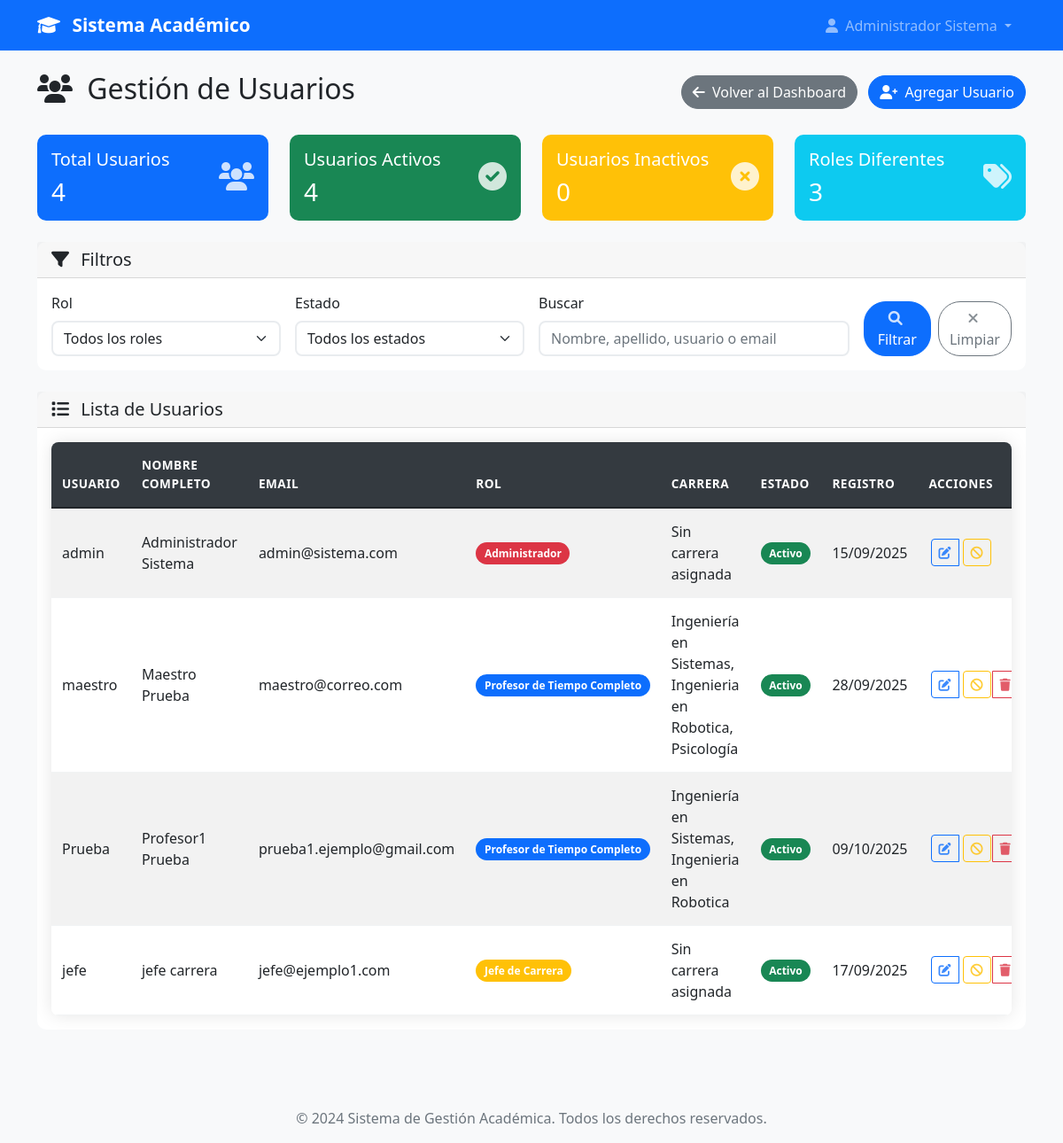
Before: /admin/usuarios (signed in) with the older database file.
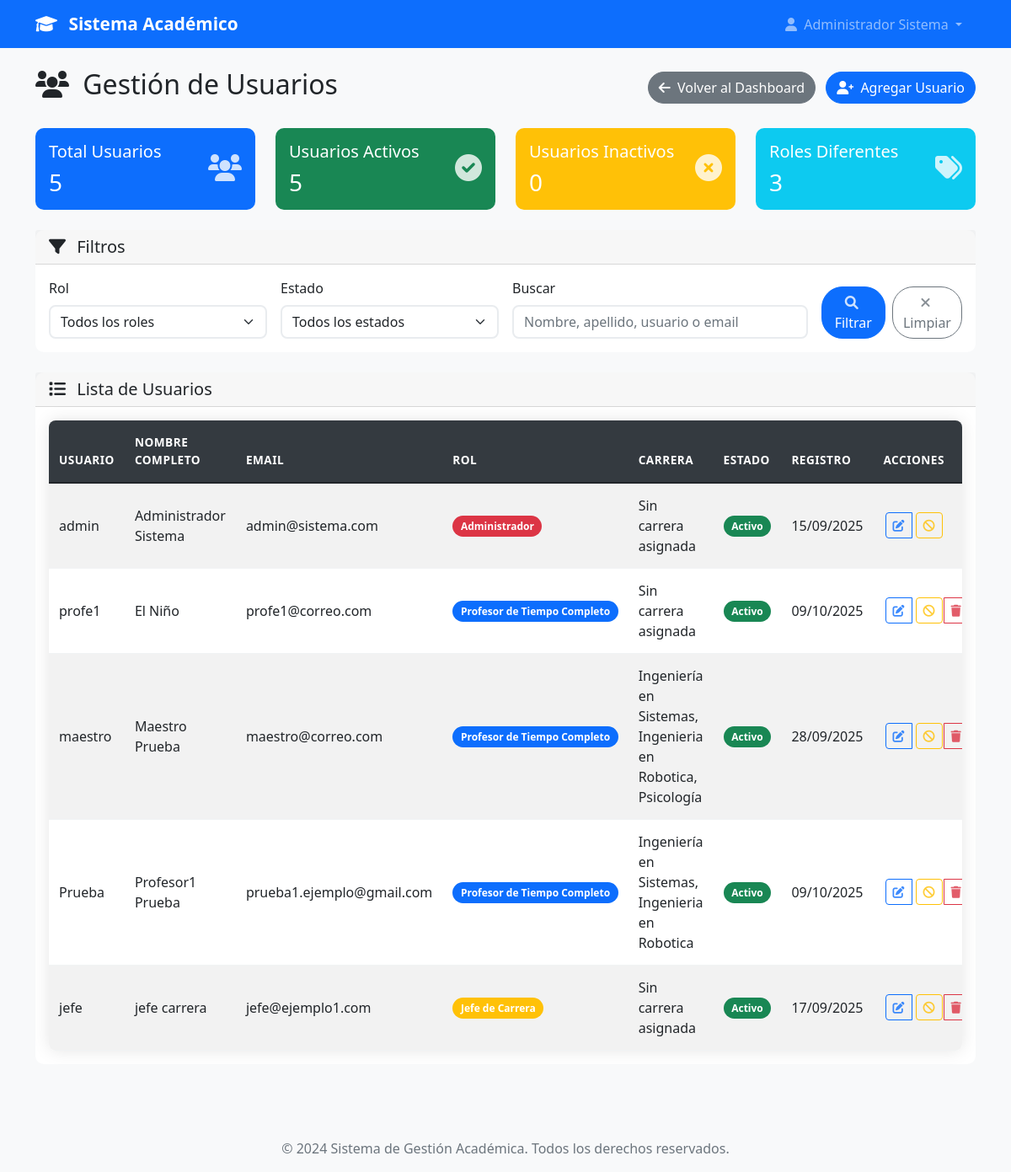
After: the same page with the newer database file.
### models.py (models this page shows, shortened)
class User(UserMixin, db.Model):
    id = db.Column(db.Integer, primary_key=True)
    username = db.Column(db.String(80), unique=True, nullable=False)
    email = db.Column(db.String(120), unique=True, nullable=False)
    password_hash = db.Column(db.String(120), nullable=False)
    nombre = db.Column(db.String(100), nullable=False)
    apellido = db.Column(db.String(100), nullable=False)
    telefono = db.Column(db.String(20))
    imagen_perfil = db.Column(db.String(200))  # Ruta de la imagen de perfil
    rol = db.Column(db.String(20), nullable=False)
    tipo_profesor = db.Column(db.String(20))
    carreras = db.relationship('Carrera', secondary=user_carreras, backref=db.backref('usuarios', lazy=True))
    carrera_id = db.Column(db.Integer, db.ForeignKey('carrera.id'))
    carrera = db.relationship('Carrera', foreign_keys=[carrera_id], backref=db.backref('jefe_carrera', uselist=False))
    fecha_registro = db.Column(db.DateTime, default=datetime.utcnow)
    activo = db.Column(db.Boolean, default=True)
    def get_nombre_completo(self):
        return f"{self.nombre} {self.apellido}"
    def is_admin(self):
        return self.rol == 'admin'
    def get_rol_display(self):
        roles = {
            'admin': 'Administrador',
            'jefe_carrera': 'Jefe de Carrera',
            'profesor_completo': 'Profesor de Tiempo Completo',
            'profesor_asignatura': 'Profesor por Asignatura'
        }
        return roles.get(self.rol, self.rol)
    def get_carrera_nombre(self):
        if not self.carreras:
            return 'Sin carrera asignada'
        if len(self.carreras) == 1:
            return self.carreras[0].nombre
        else:
            return ', '.join([c.nombre for c in self.carreras])

class Carrera(db.Model):
    id = db.Column(db.Integer, primary_key=True)
    nombre = db.Column(db.String(150), nullable=False, unique=True)
    codigo = db.Column(db.String(10), nullable=False, unique=True)  # Ej: "ING-SIS", "MED", etc.
    descripcion = db.Column(db.Text)
    facultad = db.Column(db.String(100))
    activa = db.Column(db.Boolean, default=True)
    fecha_creacion = db.Column(db.DateTime, default=datetime.utcnow)
    creada_por = db.Column(db.Integer, db.ForeignKey('user.id'), nullable=False)
    creador = db.relationship('User', foreign_keys=[creada_por], backref=db.backref('carreras_creadas', lazy=True))

### app.py (the view, shortened to what this page needs)
@app.route('/admin/usuarios')
@login_required
def gestionar_usuarios():
    if not current_user.is_admin():
        flash('No tienes permisos para acceder a esta página.', 'error')
        return redirect(url_for('dashboard'))
    rol_filter = request.args.get('rol', '')
    activo_filter = request.args.get('activo', '')
    busqueda = request.args.get('busqueda', '')
    query = User.query
    if rol_filter:
        if rol_filter == 'profesor':
            query = query.filter(User.rol.in_(['profesor_completo', 'profesor_asignatura']))
        else:
            query = query.filter_by(rol=rol_filter)
    if activo_filter:
        if activo_filter == 'activos':
            query = query.filter_by(activo=True)
        elif activo_filter == 'inactivos':
            query = query.filter_by(activo=False)
    usuarios = query.order_by(User.nombre, User.apellido).all()
    total_usuarios = len(usuarios)
    usuarios_activos = sum(1 for u in usuarios if u.activo)
    usuarios_inactivos = total_usuarios - usuarios_activos
    roles_count = {}
    for usuario in usuarios:
        rol_display = usuario.get_rol_display()
        roles_count[rol_display] = roles_count.get(rol_display, 0) + 1
    return render_template('admin/usuarios.html',
                         usuarios=usuarios,
                         total_usuarios=total_usuarios,
                         usuarios_activos=usuarios_activos,
                         usuarios_inactivos=usuarios_inactivos,
                         roles_count=roles_count,
                         filtros_activos={
                             'rol': rol_filter,
                             'activo': activo_filter,
                             'busqueda': busqueda
                         })

### app.py (called while the page is built)
@login_manager.user_loader
def load_user(user_id):
    return User.query.get(int(user_id))

@app.context_processor
def inject_user_counts():
    if current_user.is_authenticated and current_user.is_admin():
        return dict(
            total_users=User.query.count(),
            total_admins=User.query.filter_by(rol='admin').count(),
            total_jefes=User.query.filter_by(rol='jefe_carrera').count(),
            total_profesores=User.query.filter(User.rol.in_(['profesor_completo', 'profesor_asignatura'])).count()
        )
    return dict()

### templates/admin/usuarios.html (shortened to what the changed rows need)
{% extends "base.html" %}
{% block content %}
<div class="row">
    <div class="col-12">
        <div class="d-flex justify-content-between align-items-center mb-4">
            <h2>
                <i class="fas fa-users me-2"></i>
                Gestión de Usuarios
            </h2>
        </div>
    </div>
</div>
<div class="row mb-4">
    <div class="col-md-3">
        <div class="card bg-primary text-white">
            <div class="card-body">
                <div class="d-flex align-items-center">
                    <div class="flex-grow-1">
                        <h5 class="card-title">Total Usuarios</h5>
                        <h3 class="mb-0">{{ total_usuarios }}</h3>
                    </div>
                </div>
            </div>
        </div>
    </div>
    <div class="col-md-3">
        <div class="card bg-success text-white">
            <div class="card-body">
                <div class="d-flex align-items-center">
                    <div class="flex-grow-1">
                        <h5 class="card-title">Usuarios Activos</h5>
                        <h3 class="mb-0">{{ usuarios_activos }}</h3>
                    </div>
                </div>
            </div>
        </div>
    </div>
</div>
<div class="row">
    <div class="col-12">
        <div class="card">
            <div class="card-body">
                {% if usuarios %}
                    <div class="table-responsive">
                        <table class="table table-striped table-hover">
                            <thead class="table-dark">
                                <tr>
                                    <th>Usuario</th>
                                    <th>Nombre Completo</th>
                                    <th>Email</th>
                                    <th>Rol</th>
                                    <th>Carrera</th>
                                    <th>Estado</th>
                                    <th>Registro</th>
                                    <th>Acciones</th>
                                </tr>
                            </thead>
                            <tbody>
                                {% for usuario in usuarios %}
                                <tr>
                                    <td>{{ usuario.username }}</td>
                                    <td>{{ usuario.get_nombre_completo() }}</td>
                                    <td>{{ usuario.email }}</td>
                                    <td>
                                        <span class="badge bg-{% if usuario.rol == 'admin' %}danger{% elif usuario.rol == 'jefe_carrera' %}warning{% else %}primary{% endif %}">
                                            {{ usuario.get_rol_display() }}
                                        </span>
                                    </td>
                                    <td>{{ usuario.get_carrera_nombre() }}</td>
                                    <td>
                                        {% if usuario.activo %}
                                            <span class="badge bg-success">Activo</span>
                                        {% else %}
                                            <span class="badge bg-danger">Inactivo</span>
                                        {% endif %}
                                    </td>
                                    <td>{{ usuario.fecha_registro.strftime('%d/%m/%Y') }}</td>
                                    <td>
                                        <div class="btn-group" role="group">
                                            <a href="{{ url_for('editar_usuario', id=usuario.id) }}" class="btn btn-sm btn-outline-primary" title="Editar">
                                                <i class="fas fa-edit"></i>
                                            </a>
                                            {% if usuario.activo %}
                                                <form method="POST" action="{{ url_for('desactivar_usuario', id=usuario.id) }}" style="display: inline;">
                                                    <button type="submit" class="btn btn-sm btn-outline-warning" title="Desactivar"
                                                            onclick="return confirm('¿Estás seguro de desactivar este usuario?')">
                                                        <i class="fas fa-ban"></i>
                                                    </button>
                                                </form>
                                            {% endif %}
                                            {% if usuario.id != current_user.id %}
                                                <a href="{{ url_for('eliminar_usuario', id=usuario.id) }}" class="btn btn-sm btn-outline-danger" title="Eliminar">
                                                    <i class="fas fa-trash"></i>
                                                </a>
                                            {% endif %}
                                        </div>
                                    </td>
                                </tr>
                                {% endfor %}
                            </tbody>
                        </table>
                    </div>
                {% endif %}
            </div>
        </div>
    </div>
</div>
{% endblock %}

### templates/base.html (shortened to what this page needs)
<!DOCTYPE html>
<html lang="es">
<head>
    <link href="https://cdn.jsdelivr.net/npm/bootstrap@5.1.3/dist/css/bootstrap.min.css" rel="stylesheet">
    <link rel="stylesheet" href="https://cdnjs.cloudflare.com/ajax/libs/font-awesome/6.0.0/css/all.min.css">
    <link rel="stylesheet" href="{{ url_for('static', filename='css/style.css') }}">
</head>
<body>
    <nav class="navbar navbar-expand-lg navbar-dark bg-primary">
        <div class="container">
            <a class="navbar-brand" href="{{ url_for('index') }}">
                <i class="fas fa-graduation-cap me-2"></i>
                Sistema Académico
            </a>
            <div class="collapse navbar-collapse" id="navbarNav">
                <ul class="navbar-nav ms-auto">
                    {% if current_user.is_authenticated %}
                        <li class="nav-item dropdown">
                            <a class="nav-link dropdown-toggle" href="#" id="navbarDropdown" role="button" data-bs-toggle="dropdown">
                                <i class="fas fa-user me-1"></i>
                                {{ current_user.get_nombre_completo() }}
                            </a>
                        </li>
                    {% endif %}
                </ul>
            </div>
        </div>
    </nav>
    <main class="py-4">
        <div class="container">
            {% block content %}{% endblock %}
        </div>
    </main>
    <footer class="bg-light text-center py-3 mt-5">
        <div class="container">
            <p class="text-muted mb-0">&copy; 2024 Sistema de Gestión Académica. Todos los derechos reservados.</p>
        </div>
    </footer>
</body>
</html>

Changed rows visible on the page:
added User: username "profe1", get_nombre_completo "El Niño", email "profe1@correo.com", rol "Profesor de Tiempo Completo", get_carrera_nombre "Sin carrera asignada", activo "Activo", fecha_registro "09/10/2025"
Other visible differences:
{{ total_usuarios }}: "4" → "5"
{{ usuarios_activos }}: "4" → "5"
